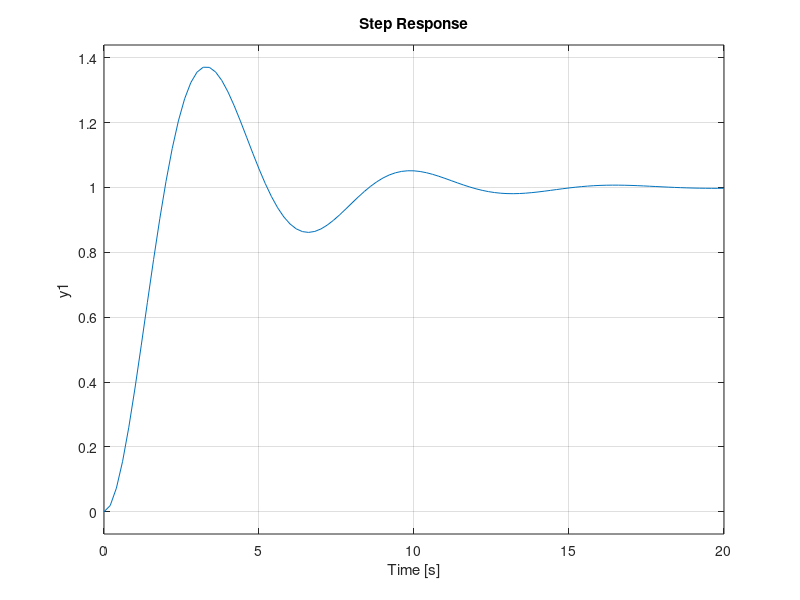

Write the MATLAB code that produced this figure. (Note: this script raises an error after producing the figure.)
% EXPERIMENT 3 - Open loop transfer function of a control system G2(s) =
% 1/(s(s+0.6)). Observe the closed loop system response (for unit step
% input) using unity feedback by Simulink diagram in MATLAB. Also find the
% maximum peak overshoot using formula.

clc 
n = 1;
d1 = [1 0.6 0];
sys = tf(n, d1);

% Add a pole at the origin to stabilize the system
sys_cl = feedback(sys, 1);
step(sys_cl),grid on;

% Obtain step response information and calculate maximum peak overshoot
info = stepinfo(sys_cl);
mpo = (info.Peak - 1) * 100;

% Display maximum peak overshoot
fprintf('Maximum Peak Overshoot: %f%%\n', mpo);
